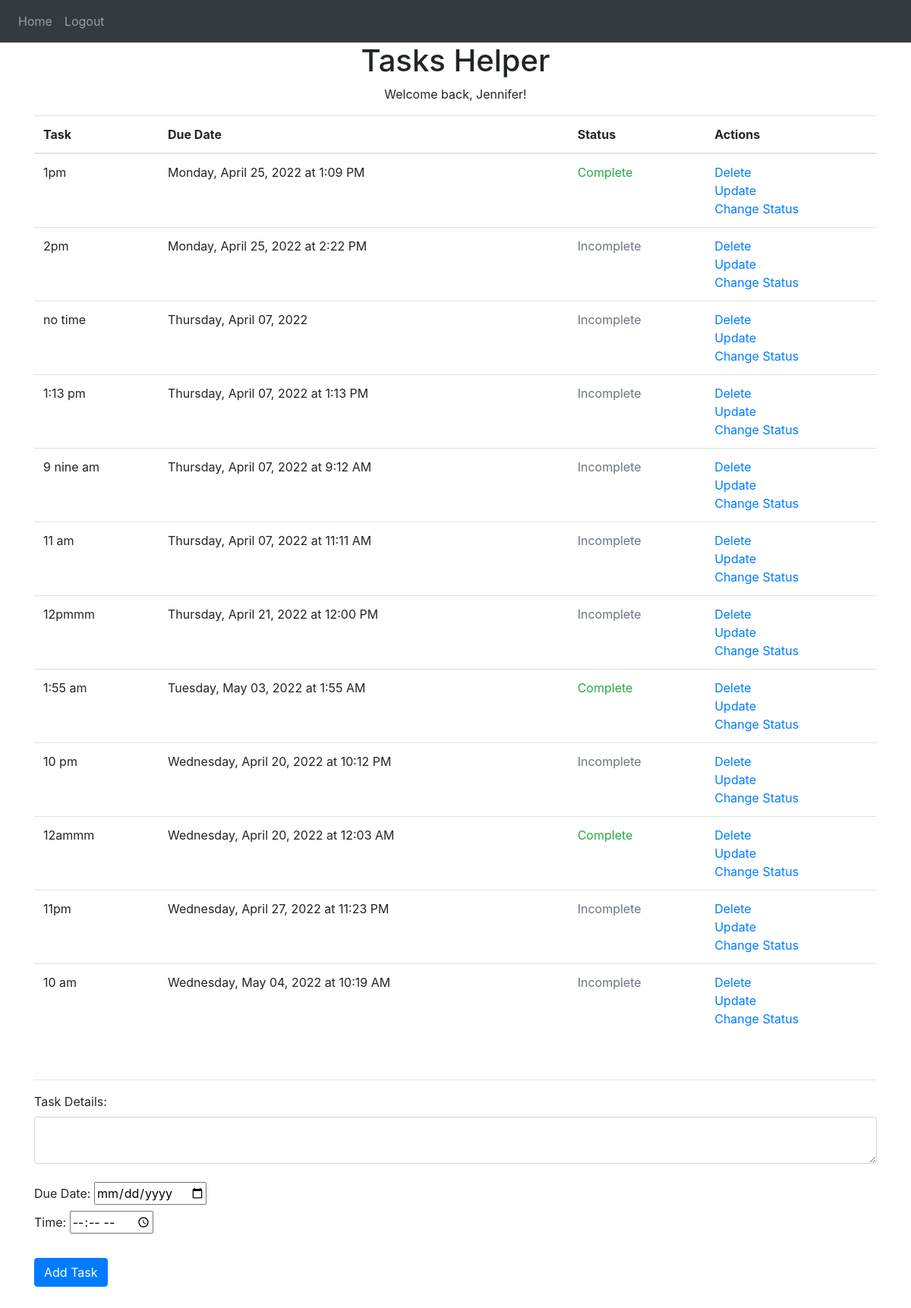
Page / (signed in) on the earlier database version.
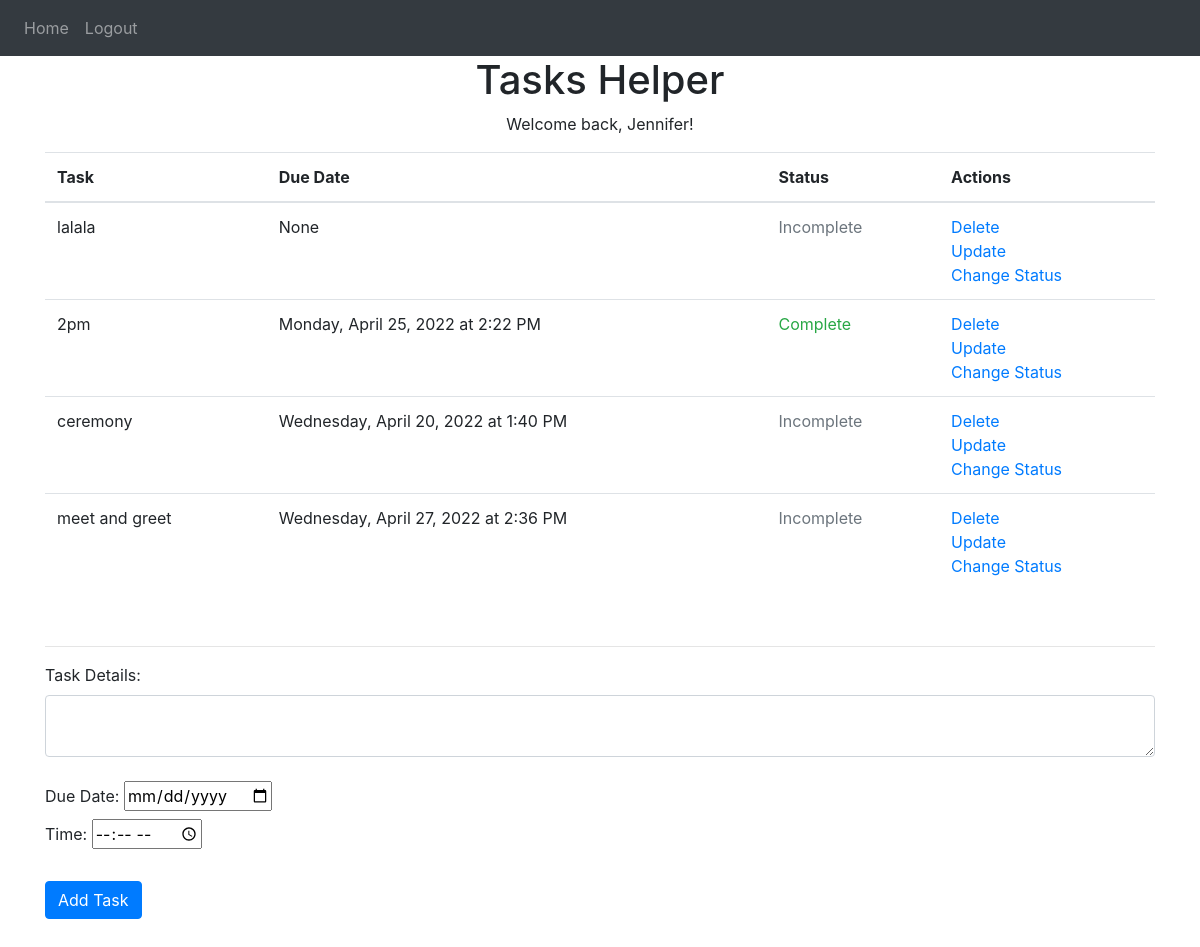
Same page on the later database version.
### website/models.py (models this page shows)
class User(db.Model, UserMixin):
    id = db.Column(db.Integer, primary_key=True)
    username = db.Column(db.String(150), unique=True)
    password = db.Column(db.String(150))
    first_name = db.Column(db.String(150))
    tasks = db.relationship('Task')

class Task(db.Model):
    id = db.Column(db.Integer, primary_key=True)
    content = db.Column(db.String(200), nullable=False)
    due_date = db.Column(db.String(30)) # formatted str date (ex: Tuesday, April 05, 2022)
    time = db.Column(db.String(20)) # str type, account for untimed tasks
    user_id = db.Column(db.Integer, db.ForeignKey('user.id'))
    status = db.Column(db.String(30), default="Incomplete") # States: Complete, Incomplete

### website/views.py (the view, shortened to what this page needs)
@views.route('/', methods=['POST', 'GET'])
@login_required
def home():
    tasks = Task.query.filter_by(user_id=current_user.id).order_by(Task.due_date).all()
    return render_template('home.html', user=current_user, tasks=tasks)

### website/__init__.py (called while the page is built)
def create_app():
    app = Flask(__name__)
    app.config['SECRET_KEY'] = 'some secret key here'
    app.config['SQLALCHEMY_DATABASE_URI'] = f'sqlite:///{DB_NAME}'
    db.init_app(app)
    from .views import views
    from .auth import auth
    app.register_blueprint(views, url_prefix='/')
    app.register_blueprint(auth, url_prefix='/')
    from .models import Task, User
    create_database(app)
    login_manager = LoginManager()
    login_manager.login_view = 'auth.login' # where to redirect if not logged in
    login_manager.init_app(app) # tell LoginManager which app is in use
    @login_manager.user_loader
    def load_user(id):
        return User.query.get(int(id))
    return app

### website/templates/home.html (shortened to what this page needs)
{% extends "base.html" %}
{% block content %}
  <h1 style="text-align: center"> Tasks Helper </h1>
  <p style="text-align:center"> Welcome back, {{ user.first_name }}! </p>
  {% if tasks|length < 1 %}
    <h4 style="text-align: center"> There are no tasks. Create one below! </h4>
  {% else %}
    <table class="table">
      <thead>
      <tr>
        <th> Task </th>
        <th> Due Date </th>
        <th> Status </th>
        <th> Actions </th>
      </tr>
      </thead>
      <tbody>
        {% for task in tasks %}
          <tr>
            <td> {{ task.content }} </td>
            <td>
              {% if task.due_date != "None" and task.time %}
                {{ task.due_date }} at {{ task.time }}
              {% else %}
                {{ task.due_date }}
              {% endif %}
            </td>
            <td>
              {% if task.status == "Complete" %}
                <p class="text-success">{{ task.status }}</p>
              {% else %}
                <p class="text-secondary">{{ task.status }}</p>
              {% endif %}
            </td>
            <td>
              <a href="/delete/{{ task.id }}"> Delete </a>
              <br>
              <a href="/update/{{ task.id }}"> Update </a>
              <br>
              <a href="/change-status/{{ task.id }}"> Change Status </a>
            </td>
          </tr>
        {% endfor %}
      </tbody>
    </table>
  {% endif %}
  <br>
  <hr>
  <form method="POST">
    <label for="content"> Task Details:</label>
    <textarea id="content" name="content" class="form-control"></textarea>
    <br>
    <label for="due-date"> Due Date:
      <span>
        <input
          type="date"
          id="due_date"
          name="due_date">
      </span>
    </label>
    <br>
    <label for="time"> Time:
      <span>
        <input
          type="time"
          id="time"
          name="time">
      </span>
    </label>
    <br>
    <br>
    <div>
      <button type="submit" class="btn btn-primary">Add Task</button>
    </div>
    <br>
    <br>
  </form>
{% endblock %}

### website/templates/base.html (shortened to what this page needs)
<!DOCTYPE html>
<html>
    <head>
        <link
            rel="stylesheet"
            href="https://stackpath.bootstrapcdn.com/bootstrap/4.4.1/css/bootstrap.min.css"
        />
        <link
            rel="stylesheet"
            href="https://stackpath.bootstrapcdn.com/font-awesome/4.7.0/css/font-awesome.min.css"
        />
    </head>
    <body>
        <nav class="navbar navbar-expand-lg navbar-dark bg-dark">
            <div class="collapse navbar-collapse" id="navbar">
                <div class="navbar-nav">
                    {% if user.is_authenticated %}
                        <a class="nav-item nav-link" id="home" href="/">Home</a>
                        <a class="nav-item nav-link" id="logout" href="/logout">Logout</a>
                    {% else %}
                        <a class="nav-item nav-link" id="login" href="/login">Login</a>
                        <a class="nav-item nav-link" id="register" href="/register">Register</a>
                    {% endif %}
                </div>
            </div>
        </nav>
        <div class="container">
            {% block content %} {% endblock %}
        </div>
    </body>
</html>

Differences in the rows shown:
removed Task: content "1pm", due_date "Monday, April 25, 2022", time "1:09 PM", status "Complete"
removed Task: content "no time", due_date "Thursday, April 07, 2022", status "Incomplete"
removed Task: content "1:13 pm", due_date "Thursday, April 07, 2022", time "1:13 PM", status "Incomplete"
removed Task: content "9 nine am", due_date "Thursday, April 07, 2022", time "9:12 AM", status "Incomplete"
removed Task: content "11 am", due_date "Thursday, April 07, 2022", time "11:11 AM", status "Incomplete"
removed Task: content "12pmmm", due_date "Thursday, April 21, 2022", time "12:00 PM", status "Incomplete"
removed Task: content "1:55 am", due_date "Tuesday, May 03, 2022", time "1:55 AM", status "Complete"
removed Task: content "10 am", due_date "Wednesday, May 04, 2022", time "10:19 AM", status "Incomplete"
changed Task: content "10 pm" → "lalala"; due_date "Wednesday, April 20, 2022" → "None"; time "10:12 PM" → (not shown); moves up the list
changed Task "2pm": status "Incomplete" → "Complete"
changed Task: content "11pm" → "ceremony"; due_date "Wednesday, April 27, 2022" → "Wednesday, April 20, 2022"; time "11:23 PM" → "1:40 PM"; moves up the list
changed Task: content "12ammm" → "meet and greet"; due_date "Wednesday, April 20, 2022" → "Wednesday, April 27, 2022"; time "12:03 AM" → "2:36 PM"; status "Complete" → "Incomplete"
